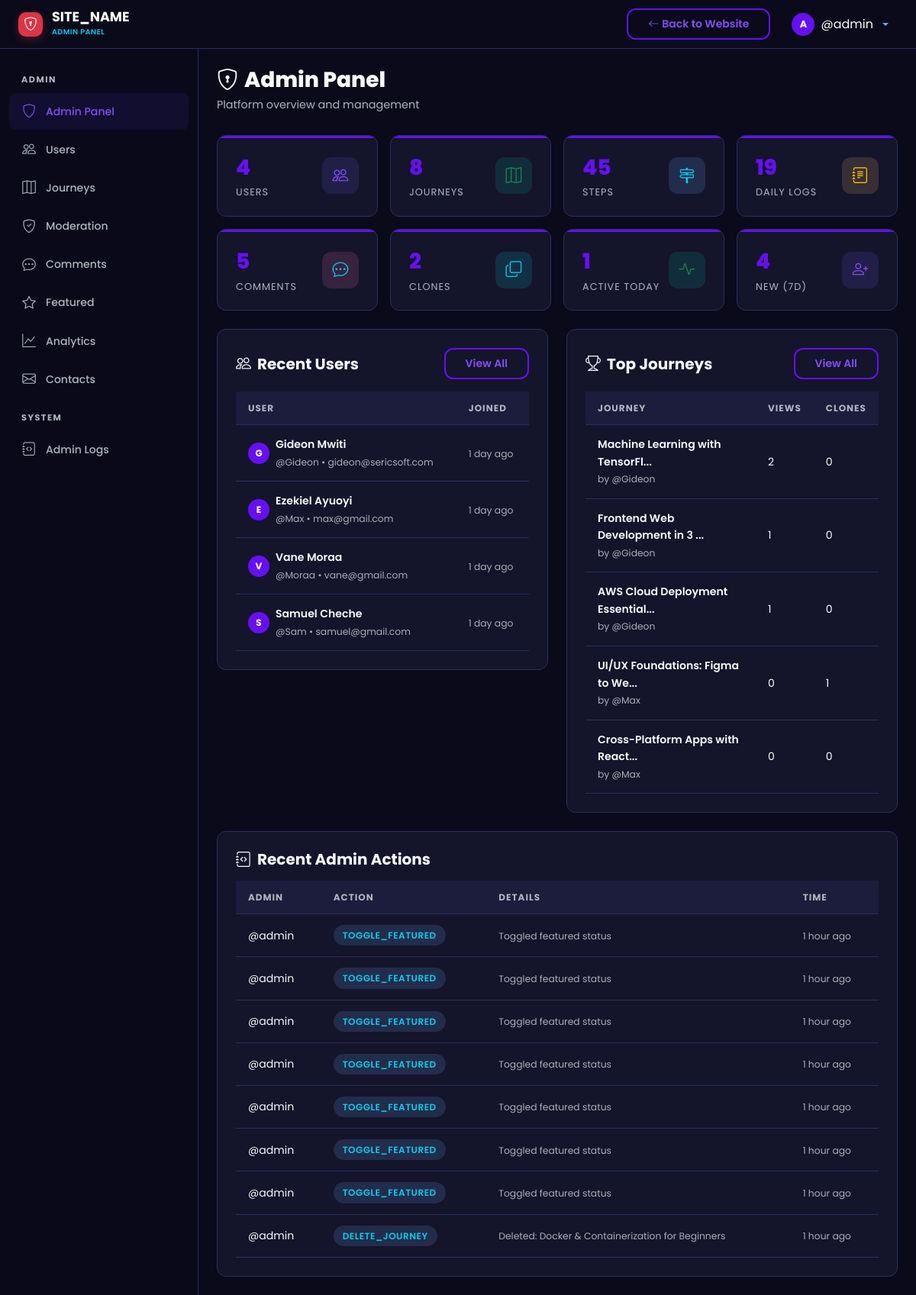
Page /admin/dashboard.php (signed in) on the committed database.
### tables this page shows
CREATE TABLE `users` (
  `id` int UNSIGNED NOT NULL,
  `username` varchar(50) NOT NULL,
  `email` varchar(255) NOT NULL,
  `password_hash` varchar(255) NOT NULL,
  `full_name` varchar(100) NOT NULL,
  `avatar` varchar(255) DEFAULT 'default-avatar.png',
  `bio` text,
  `role` enum('user','admin') NOT NULL DEFAULT 'user',
  `is_active` tinyint(1) NOT NULL DEFAULT '1',
  `current_streak` int UNSIGNED NOT NULL DEFAULT '0',
  `longest_streak` int UNSIGNED NOT NULL DEFAULT '0',
  `last_activity_date` date DEFAULT NULL,
  `created_at` datetime NOT NULL DEFAULT CURRENT_TIMESTAMP,
  `updated_at` datetime NOT NULL DEFAULT CURRENT_TIMESTAMP ON UPDATE CURRENT_TIMESTAMP
);

CREATE TABLE `journeys` (
  `id` int UNSIGNED NOT NULL,
  `user_id` int UNSIGNED NOT NULL,
  `title` varchar(255) NOT NULL,
  `slug` varchar(255) NOT NULL,
  `description` text,
  `category_id` int UNSIGNED DEFAULT NULL,
  `visibility` enum('public','private') NOT NULL DEFAULT 'public',
  `status` enum('active','completed','archived') NOT NULL DEFAULT 'active',
  `is_featured` tinyint(1) NOT NULL DEFAULT '0',
  `total_steps` int UNSIGNED NOT NULL DEFAULT '0',
  `completed_steps` int UNSIGNED NOT NULL DEFAULT '0',
  `clone_count` int UNSIGNED NOT NULL DEFAULT '0',
  `view_count` int UNSIGNED NOT NULL DEFAULT '0',
  `created_at` datetime NOT NULL DEFAULT CURRENT_TIMESTAMP,
  `updated_at` datetime NOT NULL DEFAULT CURRENT_TIMESTAMP ON UPDATE CURRENT_TIMESTAMP
);

CREATE TABLE `admin_logs` (
  `id` int UNSIGNED NOT NULL,
  `admin_id` int UNSIGNED NOT NULL,
  `action` varchar(100) NOT NULL,
  `target_type` varchar(50) DEFAULT NULL,
  `target_id` int UNSIGNED DEFAULT NULL,
  `details` text,
  `ip_address` varchar(45) DEFAULT NULL,
  `created_at` datetime NOT NULL DEFAULT CURRENT_TIMESTAMP
);

### includes/helpers.php (called while the page is built, shortened)
<?php
function sanitize(?string $input): string {
    return htmlspecialchars(trim($input), ENT_QUOTES, 'UTF-8');
}
function timeAgo(string $datetime): string {
    $now  = new DateTime();
    $past = new DateTime($datetime);
    $diff = $now->diff($past);
    if ($diff->d > 0) return $diff->d . ' day' . ($diff->d > 1 ? 's' : '') . ' ago';
    if ($diff->h > 0) return $diff->h . ' hour' . ($diff->h > 1 ? 's' : '') . ' ago';
    return 'just now';
}
function truncateText(string $text, int $length = 150): string {
    if (mb_strlen($text) <= $length) return $text;
    return mb_substr($text, 0, $length) . '...';
}

### admin/dashboard.php (the view, shortened to what this page needs)
<?php
require_once __DIR__ . '/includes/admin_header.php';
$db = getDB();
$totalUsers     = (int)$db->query("SELECT COUNT(*) FROM users WHERE role != 'admin'")->fetchColumn();
$totalJourneys  = (int)$db->query("SELECT COUNT(*) FROM journeys")->fetchColumn();
$totalSteps     = (int)$db->query("SELECT COUNT(*) FROM steps")->fetchColumn();
$totalLogs      = (int)$db->query("SELECT COUNT(*) FROM daily_logs")->fetchColumn();
$totalComments  = (int)$db->query("SELECT COUNT(*) FROM step_comments WHERE is_deleted = 0")->fetchColumn();
$totalClones    = (int)$db->query("SELECT SUM(clone_count) FROM journeys")->fetchColumn();
$activeToday    = (int)$db->query("SELECT COUNT(*) FROM users WHERE last_activity_date = CURDATE() AND role != 'admin'")->fetchColumn();
$newUsersWeek   = (int)$db->query("SELECT COUNT(*) FROM users WHERE created_at >= DATE_SUB(NOW(), INTERVAL 7 DAY) AND role != 'admin'")->fetchColumn();
$recentUsers = $db->query("SELECT * FROM users WHERE role != 'admin' ORDER BY created_at DESC LIMIT 5")->fetchAll();
$topJourneys = $db->query("SELECT j.*, u.username FROM journeys j JOIN users u ON j.user_id = u.id WHERE j.visibility = 'public' ORDER BY j.view_count DESC LIMIT 5")->fetchAll();
$adminLogs = $db->query("SELECT al.*, u.username FROM admin_logs al JOIN users u ON al.admin_id = u.id ORDER BY al.created_at DESC LIMIT 10")->fetchAll();
?>
<div class="st-page-header">
    <h1 class="st-page-title"><i class="bi bi-shield-lock me-2"></i>Admin Panel</h1>
    <p class="st-page-subtitle">Platform overview and management</p>
</div>
<div class="row g-3 mb-4">
    <?php
    $statCards = [
        ['Users', $totalUsers, 'bi-people', 'rgba(108,92,231,0.15)', 'var(--st-primary-light)'],
        ['Journeys', $totalJourneys, 'bi-map', 'rgba(0,184,148,0.15)', 'var(--st-success)'],
        ['Steps', $totalSteps, 'bi-signpost-2', 'rgba(116,185,255,0.15)', 'var(--st-info)'],
        ['Daily Logs', $totalLogs, 'bi-journal-text', 'rgba(253,203,110,0.15)', 'var(--st-warning)'],
        ['Comments', $totalComments, 'bi-chat-dots', 'rgba(253,121,168,0.15)', 'var(--st-accent)'],
        ['Clones', $totalClones, 'bi-copy', 'rgba(0,206,201,0.15)', 'var(--st-secondary)'],
        ['Active Today', $activeToday, 'bi-activity', 'rgba(0,184,148,0.15)', 'var(--st-success)'],
        ['New (7d)', $newUsersWeek, 'bi-person-plus', 'rgba(108,92,231,0.15)', 'var(--st-primary-light)'],
    ];
    foreach ($statCards as $sc):
    ?>
    <div class="col-6 col-md-3">
        <div class="st-stat-card">
            <div class="d-flex align-items-center justify-content-between">
                <div>
                    <div class="st-stat-value"><?= number_format($sc[1]) ?></div>
                    <div class="st-stat-label"><?= $sc[0] ?></div>
                </div>
                <div class="st-stat-icon" style="background:<?= $sc[3] ?>;color:<?= $sc[4] ?>;">
                    <i class="bi <?= $sc[2] ?>"></i>
                </div>
            </div>
        </div>
    </div>
    <?php endforeach; ?>
</div>
<div class="row g-4">
    <div class="col-lg-6">
        <div class="st-card">
            <div class="d-flex justify-content-between align-items-center mb-3">
                <h5 class="fw-bold mb-0"><i class="bi bi-people me-2"></i>Recent Users</h5>
                <a href="<?= SITE_URL ?>/admin/users.php" class="btn btn-sm btn-st-secondary">View All</a>
            </div>
            <div class="table-responsive">
                <table class="st-table">
                    <thead><tr><th>User</th><th>Joined</th></tr></thead>
                    <tbody>
                        <?php foreach ($recentUsers as $u): ?>
                        <tr>
                            <td>
                                <div class="d-flex align-items-center gap-2">
                                    <div class="st-avatar-initial" style="width:28px;height:28px;font-size:0.75rem;">
                                        <?= substr(sanitize(!empty($u['full_name']) ? $u['full_name'] : $u['username']), 0, 1) ?>
                                    </div>
                                    <div>
                                          <div class="fw-semibold"><?= sanitize($u['full_name']) ?></div>
                                          <small class="text-muted"><?= sanitize($u['username']) ?> &bull; <?= sanitize($u['email']) ?></small>
                                    </div>
                                </div>
                            </td>
                            <td><small class="text-muted"><?= timeAgo($u['created_at']) ?></small></td>
                        </tr>
                        <?php endforeach; ?>
                    </tbody>
                </table>
            </div>
        </div>
    </div>
    <div class="col-lg-6">
        <div class="st-card">
            <div class="d-flex justify-content-between align-items-center mb-3">
                <h5 class="fw-bold mb-0"><i class="bi bi-trophy me-2"></i>Top Journeys</h5>
                <a href="<?= SITE_URL ?>/admin/journeys.php" class="btn btn-sm btn-st-secondary">View All</a>
            </div>
            <div class="table-responsive">
                <table class="st-table">
                    <thead><tr><th>Journey</th><th>Views</th><th>Clones</th></tr></thead>
                    <tbody>
                        <?php foreach ($topJourneys as $tj): ?>
                        <tr>
                            <td>
                                <div class="fw-semibold"><?= sanitize(truncateText($tj['title'], 30)) ?></div>
                                <small class="text-muted">by <?= sanitize($tj['username']) ?></small>
                            </td>
                            <td><?= number_format($tj['view_count']) ?></td>
                            <td><?= $tj['clone_count'] ?></td>
                        </tr>
                        <?php endforeach; ?>
                    </tbody>
                </table>
            </div>
        </div>
    </div>
</div>
<?php if (!empty($adminLogs)): ?>
<div class="st-card mt-4">
    <h5 class="fw-bold mb-3"><i class="bi bi-journal-code me-2"></i>Recent Admin Actions</h5>
    <div class="table-responsive">
        <table class="st-table">
            <thead><tr><th>Admin</th><th>Action</th><th>Details</th><th>Time</th></tr></thead>
            <tbody>
                <?php foreach ($adminLogs as $al): ?>
                <tr>
                    <td><?= sanitize($al['username']) ?></td>
                    <td><span class="st-badge st-badge-info"><?= sanitize($al['action']) ?></span></td>
                    <td><small class="text-muted"><?= sanitize(truncateText($al['details'] ?? '', 50)) ?></small></td>
                    <td><small class="text-muted"><?= timeAgo($al['created_at']) ?></small></td>
                </tr>
                <?php endforeach; ?>
            </tbody>
        </table>
    </div>
</div>
<?php endif; ?>
<?php require_once __DIR__ . '/includes/admin_footer.php'; ?>

### assets/css/style.css (style rules this page uses)
:root { --st-primary: #6610f2; --st-primary-light: #844df5; --st-primary-dark: #520dc2; --st-secondary: #0dcaf0; --st-accent: #0dcaf0; --st-success: #198754; --st-warning: #ffc107; --st-danger: #dc3545; --st-info: #0dcaf0; --st-dark: #0a0a1a; --st-dark-card: #14142b; --st-dark-surface: #1c1c3d; --st-dark-border: #2d2d5f; --st-text: #f8f9fa; --st-text-muted: #adb5bd; --st-gradient-1: var(--st-primary); --st-gradient-2: var(--st-secondary); --st-gradient-3: #6c5ce7; --st-radius: 12px; --st-radius-sm: 8px; --st-radius-lg: 24px; --st-shadow: 0 10px 30px rgba(0, 0, 0, 0.3); --st-shadow-sm: 0 4px 12px rgba(0, 0, 0, 0.2); --st-transition: all 0.3s cubic-bezier(0.4, 0, 0.2, 1); --st-font: 'Poppins', 'Montserrat', sans-serif; }
* { margin: 0; padding: 0; box-sizing: border-box; }
body { font-family: var(--st-font); background: var(--st-dark); color: var(--st-text); line-height: 1.6; overflow-x: hidden; min-height: 100vh; }
a { color: var(--st-primary-light); text-decoration: none; transition: var(--st-transition); }
.btn-st-secondary { background: transparent; border: 2px solid var(--st-primary); color: var(--st-primary-light); font-weight: 600; padding: 8px 26px; border-radius: var(--st-radius); transition: var(--st-transition); }
.st-card { background: var(--st-dark-card); border: 1px solid var(--st-dark-border); border-radius: var(--st-radius); padding: 24px; transition: var(--st-transition); }
.st-stat-card { background: var(--st-dark-card); border: 1px solid var(--st-dark-border); border-radius: var(--st-radius); padding: 20px 24px; position: relative; overflow: hidden; }
.st-stat-card::before { content: ''; position: absolute; top: 0; left: 0; right: 0; height: 3px; background: var(--st-primary); }
.st-stat-card .st-stat-icon { width: 48px; height: 48px; border-radius: 12px; display: flex; align-items: center; justify-content: center; font-size: 1.3rem; }
.st-stat-card .st-stat-value { font-size: 1.75rem; font-weight: 800; color: var(--st-primary); }
.st-stat-card .st-stat-label { font-size: 0.8rem; color: var(--st-text-muted); text-transform: uppercase; letter-spacing: 1px; }
.st-badge { display: inline-flex; align-items: center; gap: 4px; padding: 4px 12px; border-radius: 20px; font-size: 0.75rem; font-weight: 600; text-transform: uppercase; letter-spacing: 0.5px; }
.st-badge-info { background: rgba(116, 185, 255, 0.15); color: var(--st-info); }
.st-avatar-initial { width: 32px; height: 32px; background: var(--st-primary); color: #fff; border-radius: 50%; display: flex; align-items: center; justify-content: center; font-weight: 700; font-size: inherit; text-transform: uppercase; flex-shrink: 0; overflow: hidden; }

### assets/css/dashboard.css (style rules this page uses)
.st-page-header { margin-bottom: 28px; }
.st-page-title { font-size: 1.75rem; font-weight: 800; margin-bottom: 4px; }
.st-page-subtitle { color: var(--st-text-muted); font-size: 0.9rem; }
.st-table { width: 100%; color: var(--st-text); }
.st-table thead th { background: var(--st-dark-surface); font-size: 0.75rem; font-weight: 700; text-transform: uppercase; letter-spacing: 1px; color: var(--st-text-muted); padding: 12px 16px; border-bottom: 1px solid var(--st-dark-border); }
.st-table tbody td { padding: 14px 16px; border-bottom: 1px solid var(--st-dark-border); vertical-align: middle; font-size: 0.88rem; }

### rows in the picture
users: full_name "G", full_name "Gideon Mwiti", username "@Gideon", email "gideon@sericsoft.com", created_at "1 day ago"
users: full_name "E", full_name "Ezekiel Ayuoyi", username "@Max", email "max@gmail.com", created_at "1 day ago"
users: full_name "V", full_name "Vane Moraa", username "@Moraa", email "vane@gmail.com", created_at "1 day ago"
users: full_name "S", full_name "Samuel Cheche", username "@Sam", email "samuel@gmail.com", created_at "1 day ago"
journeys: title "Machine Learning with TensorFl...", user.username "@Gideon", view_count "2", clone_count "0"
journeys: title "Frontend Web Development in 3 ...", user.username "@Gideon", view_count "1", clone_count "0"
journeys: title "AWS Cloud Deployment Essential...", user.username "@Gideon", view_count "1", clone_count "0"
journeys: title "UI/UX Foundations: Figma to We...", user.username "@Max", view_count "0", clone_count "1"
journeys: title "Cross-Platform Apps with React...", user.username "@Max", view_count "0", clone_count "0"
admin_logs: admin.username "@admin", action "TOGGLE_FEATURED", details "Toggled featured status", created_at "1 hour ago"
admin_logs: admin.username "@admin", action "TOGGLE_FEATURED", details "Toggled featured status", created_at "1 hour ago"
admin_logs: admin.username "@admin", action "TOGGLE_FEATURED", details "Toggled featured status", created_at "1 hour ago"
admin_logs: admin.username "@admin", action "TOGGLE_FEATURED", details "Toggled featured status", created_at "1 hour ago"
admin_logs: admin.username "@admin", action "TOGGLE_FEATURED", details "Toggled featured status", created_at "1 hour ago"
admin_logs: admin.username "@admin", action "TOGGLE_FEATURED", details "Toggled featured status", created_at "1 hour ago"
admin_logs: admin.username "@admin", action "TOGGLE_FEATURED", details "Toggled featured status", created_at "1 hour ago"
admin_logs: admin.username "@admin", action "DELETE_JOURNEY", details "Deleted: Docker & Containerization for Beginners", created_at "1 hour ago"

### other values in the picture
SITE_NAME "SITE_NAME"
$currentUser['username'] "@admin"
$sc[1] "4"
$sc[0] "USERS"
$sc[1] "8"
$sc[0] "JOURNEYS"
$sc[1] "45"
$sc[0] "STEPS"
$sc[1] "19"
$sc[0] "DAILY LOGS"
$sc[1] "5"
$sc[0] "COMMENTS"
$sc[1] "2"
$sc[0] "CLONES"
$sc[1] "1"
